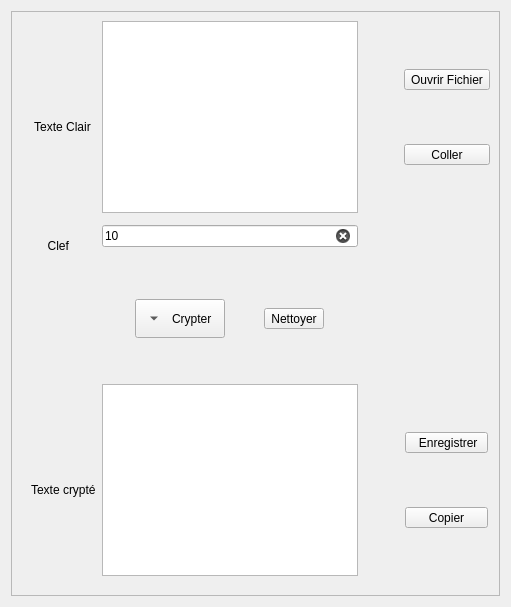
      <widget class="QWidget" name="tab">
       <attribute name="icon">
        <iconset resource="1.qrc">
         <normaloff>:/images/images/cesar.png</normaloff>:/images/images/cesar.png</iconset>
       </attribute>
       <attribute name="title">
        <string/>
       </attribute>
       <layout class="QHBoxLayout" name="horizontalLayout_2">
        <item>
         <widget class="QFrame" name="frame_2">
          <property name="frameShape">
           <enum>QFrame::StyledPanel</enum>
          </property>
          <property name="frameShadow">
           <enum>QFrame::Plain</enum>
          </property>
          <property name="lineWidth">
           <number>3</number>
          </property>
          <property name="midLineWidth">
           <number>3</number>
          </property>
          <layout class="QVBoxLayout" name="verticalLayout_3">
           <property name="sizeConstraint">
            <enum>QLayout::SetDefaultConstraint</enum>
           </property>
           <item>
            <layout class="QGridLayout" name="gridLayout_9">
             <property name="leftMargin">
              <number>10</number>
             </property>
             <item row="0" column="0">
              <layout class="QGridLayout" name="gridLayout_10">
               <item row="2" column="0">
                <widget class="QLabel" name="label_7">
                 <property name="text">
                  <string> Texte Clair</string>
                 </property>
                </widget>
               </item>
               <item row="3" column="0">
                <spacer name="verticalSpacer_7">
                 <property name="orientation">
                  <enum>Qt::Vertical</enum>
                 </property>
                 <property name="sizeHint" stdset="0">
                  <size>
                   <width>20</width>
                   <height>40</height>
                  </size>
                 </property>
                </spacer>
               </item>
               <item row="0" column="0">
                <spacer name="verticalSpacer_8">
                 <property name="orientation">
                  <enum>Qt::Vertical</enum>
                 </property>
                 <property name="sizeHint" stdset="0">
                  <size>
                   <width>20</width>
                   <height>40</height>
                  </size>
                 </property>
                </spacer>
               </item>
               <item row="1" column="0">
                <widget class="QLabel" name="label_8">
                 <property name="text">
                  <string/>
                 </property>
                 <property name="pixmap">
                  <pixmap resource="1.qrc">:/images/images/text-plain-icon.png</pixmap>
                 </property>
                </widget>
               </item>
              </layout>
             </item>
             <item row="6" column="3">
              <layout class="QGridLayout" name="gridLayout_11">
               <item row="0" column="0">
                <widget class="QToolButton" name="toolButton_7">
                 <property name="text">
                  <string>  Enregistrer </string>
                 </property>
                 <property name="icon">
                  <iconset resource="1.qrc">
                   <normaloff>:/images/images/Save-icon.png</normaloff>:/images/images/Save-icon.png</iconset>
                 </property>
                 <property name="iconSize">
                  <size>
                   <width>48</width>
                   <height>48</height>
                  </size>
                 </property>
                 <property name="toolButtonStyle">
                  <enum>Qt::ToolButtonTextUnderIcon</enum>
                 </property>
                </widget>
               </item>
               <item row="1" column="0">
                <widget class="QToolButton" name="toolButton_11">
                 <property name="text">
                  <string>     Copier     </string>
                 </property>
                 <property name="icon">
                  <iconset resource="1.qrc">
                   <normaloff>:/images/images/copy-icon.png</normaloff>:/images/images/copy-icon.png</iconset>
                 </property>
                 <property name="iconSize">
                  <size>
                   <width>48</width>
                   <height>48</height>
                  </size>
                 </property>
                 <property name="toolButtonStyle">
                  <enum>Qt::ToolButtonTextUnderIcon</enum>
                 </property>
                </widget>
               </item>
              </layout>
             </item>
             <item row="4" column="1">
              <layout class="QGridLayout" name="gridLayout_12">
               <property name="leftMargin">
                <number>0</number>
               </property>
               <property name="topMargin">
                <number>0</number>
               </property>
               <item row="0" column="1">
                <widget class="QToolButton" name="toolButton_9">
                 <property name="text">
                  <string>Nettoyer</string>
                 </property>
                 <property name="icon">
                  <iconset resource="1.qrc">
                   <normaloff>:/images/images/Actions-edit-clear-icon.png</normaloff>:/images/images/Actions-edit-clear-icon.png</iconset>
                 </property>
                 <property name="iconSize">
                  <size>
                   <width>32</width>
                   <height>32</height>
                  </size>
                 </property>
                 <property name="toolButtonStyle">
                  <enum>Qt::ToolButtonTextBesideIcon</enum>
                 </property>
                </widget>
               </item>
               <item row="0" column="0">
                <widget class="QToolButton" name="toolButton_8">
                 <property name="text">
                  <string>Crypter</string>
                 </property>
                 <property name="iconSize">
                  <size>
                   <width>32</width>
                   <height>32</height>
                  </size>
                 </property>
                 <property name="toolButtonStyle">
                  <enum>Qt::ToolButtonTextBesideIcon</enum>
                 </property>
                 <property name="arrowType">
                  <enum>Qt::DownArrow</enum>
                 </property>
                </widget>
               </item>
              </layout>
             </item>
             <item row="0" column="3">
              <layout class="QGridLayout" name="gridLayout_13">
               <item row="0" column="0">
                <widget class="QToolButton" name="toolButton_13">
                 <property name="sizePolicy">
                  <sizepolicy hsizetype="Maximum" vsizetype="Maximum">
                   <horstretch>0</horstretch>
                   <verstretch>60</verstretch>
                  </sizepolicy>
                 </property>
                 <property name="text">
                  <string>Ouvrir Fichier</string>
                 </property>
                 <property name="icon">
                  <iconset resource="1.qrc">
                   <normaloff>:/images/images/open-file-icon.png</normaloff>:/images/images/open-file-icon.png</iconset>
                 </property>
                 <property name="iconSize">
                  <size>
                   <width>48</width>
                   <height>48</height>
                  </size>
                 </property>
                 <property name="toolButtonStyle">
                  <enum>Qt::ToolButtonTextUnderIcon</enum>
                 </property>
                 <property name="autoRaise">
                  <bool>false</bool>
                 </property>
                 <property name="arrowType">
                  <enum>Qt::NoArrow</enum>
                 </property>
                </widget>
               </item>
               <item row="1" column="0">
                <widget class="QToolButton" name="toolButton_14">
                 <property name="text">
                  <string>      Coller      </string>
                 </property>
                 <property name="icon">
                  <iconset resource="1.qrc">
                   <normaloff>:/images/images/paste.png</normaloff>:/images/images/paste.png</iconset>
                 </property>
                 <property name="iconSize">
                  <size>
                   <width>48</width>
                   <height>48</height>
                  </size>
                 </property>
                 <property name="toolButtonStyle">
                  <enum>Qt::ToolButtonTextUnderIcon</enum>
                 </property>
                </widget>
               </item>
              </layout>
             </item>
             <item row="7" column="1">
              <layout class="QGridLayout" name="gridLayout_14">
               <property name="leftMargin">
                <number>10</number>
               </property>
               <property name="topMargin">
                <number>10</number>
               </property>
              </layout>
             </item>
             <item row="6" column="1">
              <widget class="QPlainTextEdit" name="plainTextEdit_2">
               <property name="font">
                <font>
                 <pointsize>12</pointsize>
                </font>
               </property>
              </widget>
             </item>
             <item row="3" column="1">
              <spacer name="verticalSpacer_9">
               <property name="orientation">
                <enum>Qt::Vertical</enum>
               </property>
               <property name="sizeHint" stdset="0">
                <size>
                 <width>20</width>
                 <height>40</height>
                </size>
               </property>
              </spacer>
             </item>
             <item row="0" column="1">
              <widget class="QTextEdit" name="textEdit_2">
               <property name="font">
                <font>
                 <pointsize>12</pointsize>
                </font>
               </property>
              </widget>
             </item>
             <item row="5" column="1">
              <spacer name="verticalSpacer_10">
               <property name="orientation">
                <enum>Qt::Vertical</enum>
               </property>
               <property name="sizeHint" stdset="0">
                <size>
                 <width>20</width>
                 <height>40</height>
                </size>
               </property>
              </spacer>
             </item>
             <item row="0" column="2">
              <spacer name="horizontalSpacer_3">
               <property name="orientation">
                <enum>Qt::Horizontal</enum>
               </property>
               <property name="sizeType">
                <enum>QSizePolicy::Minimum</enum>
               </property>
               <property name="sizeHint" stdset="0">
                <size>
                 <width>40</width>
                 <height>20</height>
                </size>
               </property>
              </spacer>
             </item>
             <item row="2" column="0">
              <layout class="QGridLayout" name="gridLayout_15">
               <item row="0" column="0">
                <widget class="QLabel" name="label_9">
                 <property name="text">
                  <string/>
                 </property>
                 <property name="pixmap">
                  <pixmap resource="1.qrc">:/images/images/logo_axcrypt.png</pixmap>
                 </property>
                </widget>
               </item>
               <item row="1" column="0">
                <widget class="QLabel" name="label_10">
                 <property name="text">
                  <string>     Clef</string>
                 </property>
                </widget>
               </item>
              </layout>
             </item>
             <item row="6" column="0">
              <layout class="QGridLayout" name="gridLayout_16">
               <item row="1" column="0">
                <widget class="QLabel" name="label_11">
                 <property name="text">
                  <string/>
                 </property>
                 <property name="pixmap">
                  <pixmap resource="1.qrc">:/images/images/document_encrypted_gold.png</pixmap>
                 </property>
                </widget>
               </item>
               <item row="3" column="0">
                <spacer name="verticalSpacer_11">
                 <property name="orientation">
                  <enum>Qt::Vertical</enum>
                 </property>
                 <property name="sizeHint" stdset="0">
                  <size>
                   <width>20</width>
                   <height>40</height>
                  </size>
                 </property>
                </spacer>
               </item>
               <item row="2" column="0">
                <widget class="QLabel" name="label_12">
                 <property name="text">
                  <string>Texte crypté</string>
                 </property>
                </widget>
               </item>
               <item row="0" column="0">
                <spacer name="verticalSpacer_12">
                 <property name="orientation">
                  <enum>Qt::Vertical</enum>
                 </property>
                 <property name="sizeHint" stdset="0">
                  <size>
                   <width>20</width>
                   <height>40</height>
                  </size>
                 </property>
                </spacer>
               </item>
              </layout>
             </item>
             <item row="2" column="1">
              <layout class="QGridLayout" name="gridLayout_35">
               <item row="0" column="0">
                <widget class="QLineEdit" name="lineEdit_2">
                 <property name="toolTip">
                  <string>&lt;html&gt;&lt;head/&gt;&lt;body&gt;&lt;p&gt;&lt;span style=&quot; font-size:12pt;&quot;&gt;Vous pourriez modifier cette valeur avec un entier compris entre 0 et 26&lt;/span&gt;&lt;/p&gt;&lt;/body&gt;&lt;/html&gt;</string>
                 </property>
                 <property name="statusTip">
                  <string/>
                 </property>
                 <property name="whatsThis">
                  <string/>
                 </property>
                 <property name="text">
                  <string>10</string>
                 </property>
                 <property name="clearButtonEnabled">
                  <bool>true</bool>
                 </property>
                </widget>
               </item>
              </layout>
             </item>
            </layout>
           </item>
          </layout>
         </widget>
        </item>
       </layout>
      </widget>
